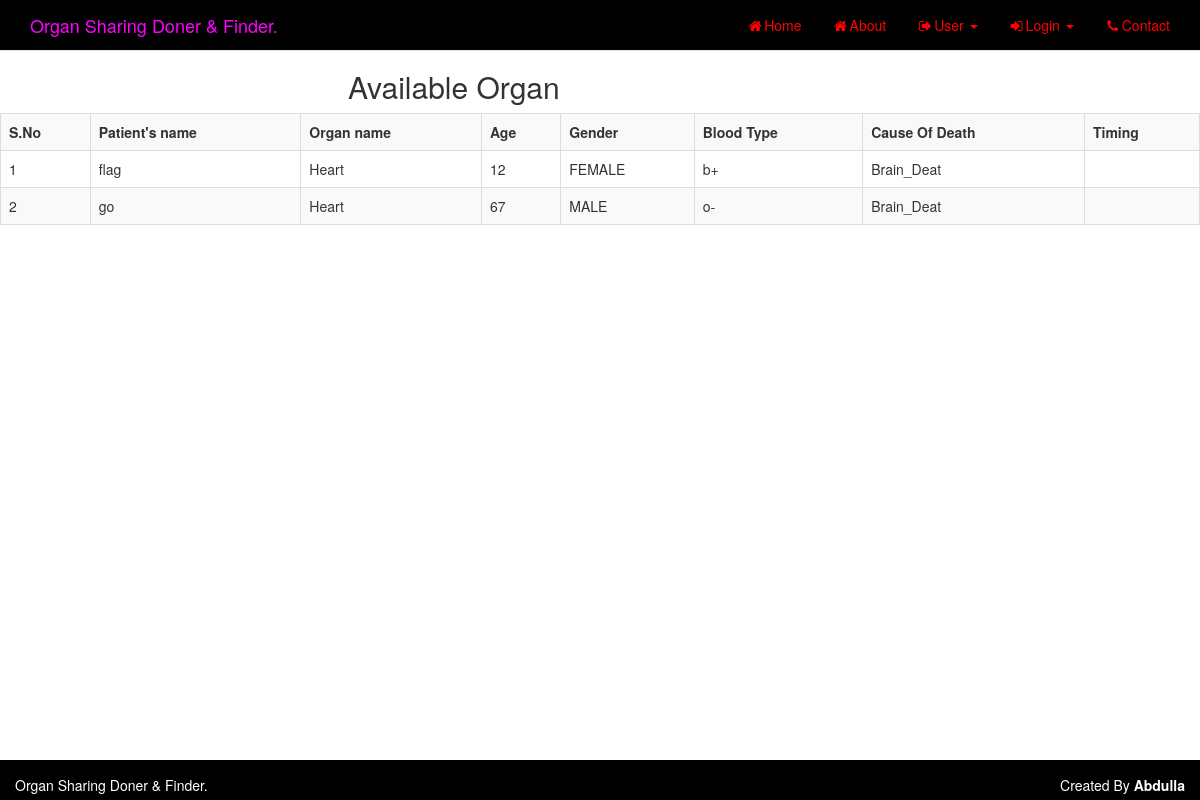
The page /index.php?info=available_organ on the database its author committed.
### tables this page shows
CREATE TABLE `available_organs` (
  `id` int(11) NOT NULL,
  `doctor_id` int(11) NOT NULL,
  `patient_name` varchar(30) NOT NULL,
  `age` int(11) NOT NULL,
  `gender` varchar(10) DEFAULT NULL,
  `blood_type` varchar(10) NOT NULL,
  `mobile` varchar(20) DEFAULT NULL,
  `address` varchar(30) DEFAULT NULL,
  `cause_of_death` varchar(10) NOT NULL,
  `reason` varchar(100) DEFAULT NULL,
  `organ_name` varchar(20) NOT NULL,
  `alive_timing` varchar(30) DEFAULT NULL
);

### available_organ.php (the view, shortened to what this page needs)
<?php
extract($_POST);
?>
<section id="admin_class" class="admin_class sections-bg">
      <div class="container" data-aos="fade-up">
      <div class="row">
        <div class="col-md-9">
            <div class="section-header">
                <h2>Available Organ</h2>
            </div>
        </div>
        </div>
</section>
  <table class='table table-responsive table-bordered table-striped table-hover'>
  <tr>
    <th>S.No</th>
    <th>Patient's name</th>
    <th>Organ name</th>
    <th>Age</th>
    <th>Gender</th>
    <th>Blood Type</th>
    <th>Cause Of Death</th>
    <th>Timing</th>
  </tr>
  <?php
   $i=1;
   $available_organ_query = "select * from available_organs";
   $available_organ_rows = mysqli_query($conn,$available_organ_query);
   while($available_organ_row=mysqli_fetch_array($available_organ_rows)){
  ?>
  <tr>
    <td><?php echo "$i";?></td>
    <td><?php echo "$available_organ_row[patient_name]";?></td>
    <td><?php echo "$available_organ_row[organ_name]";?></td>
    <td><?php echo "$available_organ_row[age]";?></td>
    <td><?php echo "$available_organ_row[gender]";?></td>
    <td><?php echo "$available_organ_row[blood_type]";?></td>
    <td><?php echo "$available_organ_row[cause_of_death]";?></td>
    <?php $timing = $available_organ_row['alive_timing'];
      $id =$available_organ_row['id'];
    ?>
     <td onclick="my('<?php echo$timing;?>','<?php echo $id?>')"> <p id="demo<?php echo$id?>"></p></td>
  </tr>
  <?php
  $i++;
   }
  ?>
</table>

### index.php (shortened to what this page needs)
<?php
 require('dbconfig.php'); ?>
<!DOCTYPE html>
<html lang="en">
<head>
    <link href="css/bootstrap.min.css" rel="stylesheet">
    <link href="css/modern-business.css" rel="stylesheet">
    <link href="font-awesome/css/font-awesome.min.css" rel="stylesheet" type="text/css">
	</head>
<body>
    <nav class="navbar navbar-default navbar-fixed-top" role="navigation" style="background:black">
        <div class="container" >
            <div class="navbar-header">
                <a class="navbar-brand" href="index.php" style="color:#FF00FF">Organ Sharing Doner & Finder.</a>
            </div>
            <div class="collapse navbar-collapse" id="bs-example-navbar-collapse-1">
                <ul class="nav navbar-nav navbar-right">
					 <li style="color:RED">
                        <a style="color:RED" href="index.php"><i class="fa fa-home fa-fw"></i>Home</a>
                    </li>
					<li style="color:RED">
                        <a style="color:RED" href="index.php?info=about"><i class="fa fa-home fa-fw"></i>About</a>
                    </li>
                    <li class="dropdown">
                     <a style="color:red" href="#" class="dropdown-toggle" data-toggle="dropdown" href="#"><i class="fa fa-sign-out fa-fw"></i>User
                     <span class="caret"></span></a>
                   </li>
                    <li class="dropdown">
                      <a style="color:red" href="#" class="dropdown-toggle" data-toggle="dropdown" href="#"><i class="fa fa-sign-in fa-fw"></i>Login
                      <span class="caret"></span></a>
                    </li>
	 <li>
                        <a style="color:red" href="index.php?info=contact"><i class="fa fa-phone fa-fw"></i>Contact</a>
                    </li>
                </ul>
            </div>
        </div>
    </nav>
<?php
					@$info=$_GET['info'];
					if($info!="")
					{
						 if($info=="available_organ")
			{
				include('available_organ.php');
			}
				} ?>
	<div class="navbar-fixed-bottom nav navbar-inverse text-center" style="padding:15px;height:40px; background:black">
		<span style="color:#FFFFFF">
        <div class="row">
            <div class="col-md-6" style="text-align:left;">
               Organ Sharing Doner & Finder.
            </div>
            <div class="col-md-6" style="text-align:right;">
                Created By <b>Abdulla</b>
            </div>
        </div>
     </span>
	</div>
</body>
</html>

### css/modern-business.css (style rules this page uses)
html, body { height: 100%; }
body { padding-top: 50px; }

### index.php (style rules this page uses)
h2 { text-align:center; }

### rows shown on the page
available_organs: patient_name "flag", organ_name "Heart", age "12", gender "FEMALE", blood_type "b+", cause_of_death "Brain_Deat"
available_organs: patient_name "go", organ_name "Heart", age "67", gender "MALE", blood_type "o-", cause_of_death "Brain_Deat"
